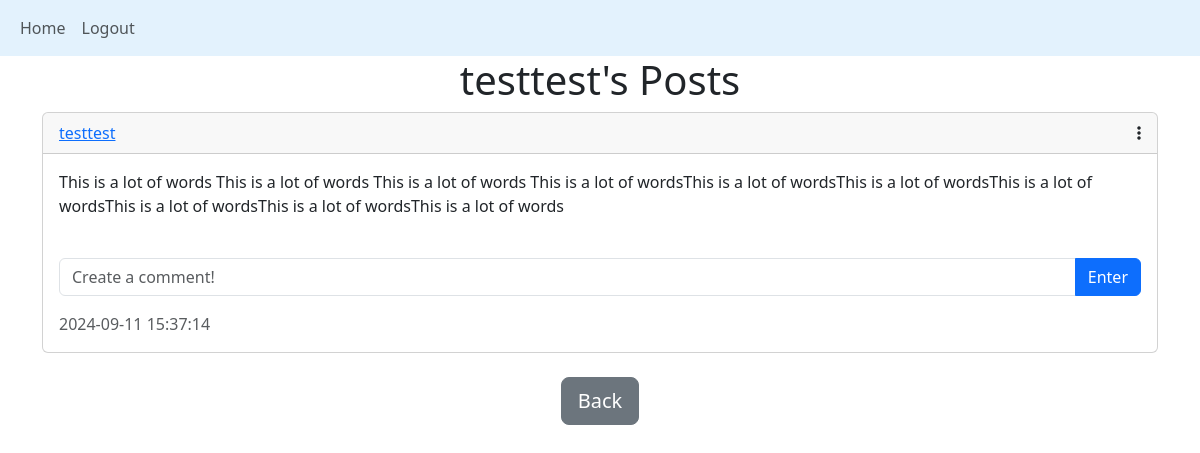
Page /posts/testtest (signed in) on the committed database.
### website/models.py (models this page shows)
class User(db.Model, UserMixin):
   id = db.Column(db.Integer, primary_key=True)
   email = db.Column(db.String(150), unique=True)
   username = db.Column(db.String(150), unique=True)
   password = db.Column(db.String(150))
   date_created = db.Column(db.DateTime(timezone=True), default=func.now())
   posts = db.relationship('Post', backref='user', passive_deletes=True)
   likes = db.relationship('Like', backref='user', passive_deletes=True)
   comments = db.relationship('Comment', backref='user', passive_deletes=True)

class Post(db.Model):
   id = db.Column(db.Integer, primary_key=True)
   text = db.Column(db.Text, nullable=False)
   date_created = db.Column(db.DateTime(timezone=True), default=func.now())
   author = db.Column(db.Integer, db.ForeignKey('user.id', ondelete="CASCADE"), nullable=False)
   likes = db.relationship('Like', backref='post', passive_deletes=True)
   comments = db.relationship('Comment', backref='post', passive_deletes=True)

### website/views.py (the view)
@views.route("/posts/<username>")
@login_required
def posts(username):
   user = User.query.filter_by(username=username).first()
   if not user:
       flash('No user with that username exists.', category='error;')
       return redirect(url_for('views.home'))
   posts = user.posts
   return render_template("posts.html", user=current_user, posts=posts, username=username)

### website/__init__.py (called while the page is built)
def create_app():
    app = Flask(__name__)
    app.config['SECRET_KEY'] = "t$cn:v}oWJE)-jC"
    app.config['SQLALCHEMY_DATABASE_URI'] = f'sqlite:///{DB_NAME}'
    db.init_app(app)
    from .views import views
    from .auth import auth
    app.register_blueprint(views, url_prefix="/")
    app.register_blueprint(auth, url_prefix="/")
    from .models import User, Post
    create_database(app)
    login_manager=LoginManager()
    login_manager.login_view = "auth.login" # redirect logged out users accessing restricted pages to login page
    login_manager.init_app(app)
    @login_manager.user_loader
    def load_user(id):
        return User.query.get(int(id))
    return app

### website/templates/posts.html (shortened to what this page needs)
{% extends "posts_div.html" %}
{% block header %}
        {{username}}'s Posts
{% endblock %}
{% block footer %}
<div align="center">
    <a class="btn btn-secondary btn-lg" href="/home">Back</a>
</div>
{% endblock %}

### website/templates/posts_div.html (shortened to what this page needs)
{% extends "base.html" %}
{% block content %}
 <h1 align="center">
    {% block header %}{% endblock %}
</h1>
    {% for post in posts%}
    <div id="posts">
            <div class="card">
                <div class="card-header d-flex justify-content-between align-items-center">
                    <a href="/posts/{{post.user.username}}">
                        {{post.user.username}}
                    </a>
                    {% if user.id == post.author %}
                    <div class="dropdown ms-auto">
                        <i class="fas fa-ellipsis-vertical" data-bs-toggle="dropdown" aria-expanded="false"></i>
                    </div>
                    {% endif %}
                </div>
                <div class="card-body">
                    <p>
                        {{post.text}}
                    </p>
                    <br/>
                    <form class="input-group mb-3" method="POST" action="/create-comment">
                        <input type="text" id="text" name="text" class="form-control" placeholder="Create a comment!"/>
                        <button type="submit" class="btn btn-primary">Enter</button>
                    </form>
                    <footer class="text-muted">
                        {{ post.date_created}}
                    </footer>
                </div>
            </div>
            <br/>
        {% endfor %}
    </div>
        {% block footer %}{% endblock %}
{% endblock %}

### website/templates/base.html (shortened to what this page needs)
<!DOCTYPE html>
<html lang="en">
    <head>
        <link href="https://cdn.jsdelivr.net/npm/bootstrap@5.3.3/dist/css/bootstrap.min.css" rel="stylesheet"/>
        <link rel="stylesheet" href="https://cdnjs.cloudflare.com/ajax/libs/font-awesome/6.4.0/css/all.min.css"/>
    </head>
    <body>
        <nav class="navbar navbar-expand-lg sticky-top" style="background-color: #e3f2fd;">
            <div class="container-fluid">
                <div class="collapse navbar-collapse" id="navbar">
                    <div class="navbar-nav">
                        <a class="nav-item nav-link" href="/home">Home</a>
                        {% if user.is_authenticated %}
                        <a class="nav-item nav-link" href="/logout">Logout</a>
                        {% else %}
                        <a class="nav-item nav-link" href="/login">Login</a>
                        <a class="nav-item nav-link" href="/sign-up">Register</a>
                        {% endif %}
                    </div>
                </div>
            </div>
        </nav>
        <div class="container">
            {% block content %}{% endblock %}
        </div>
    </body>
</html>

### rows in the picture
User: username "testtest"
Post: user.username "testtest", text "This is a lot of words This is a lot of words This is a lot of words This is a lot of wordsThis is a lot of wordsThis is a lot of wordsThis is a lot of wordsThis is a lot of wordsThis is a lot of wordsThis is a lot of words", date_created "2024-09-11 15:37:14"
